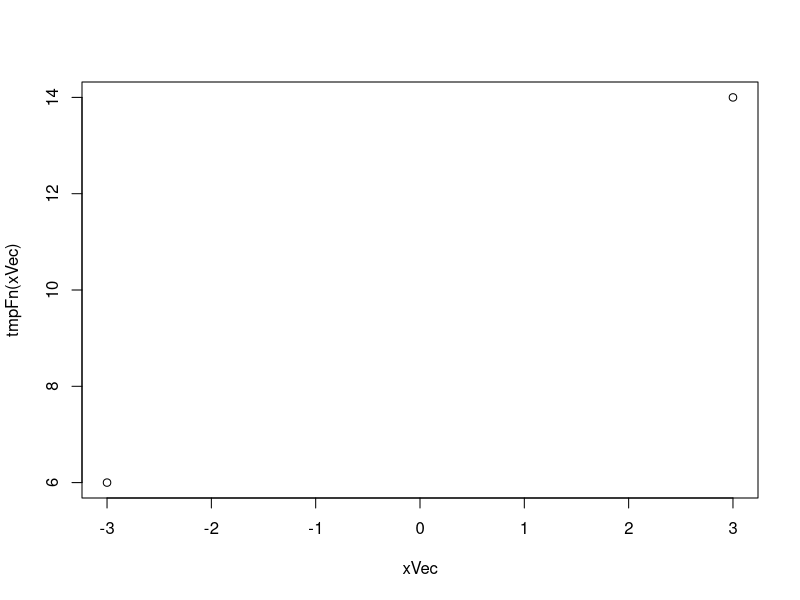

This figure's R source: (Note: this script raises an error after producing the figure.)
## Question 1
# a.)
xVec <- c(1,2,3,4,5)
tmpFn1 <- function(xVec){
  n <- length(xVec)
  result <- numeric(n)
  for(i in 1:n){
    if(i == 1){
      result[i] <- xVec[i]
    } else{
      result[i] <- xVec[i]^2
    }
  }
  return(result)
} 
tmpFn2 <- function(xVec){
  n <-length(xVec)
  result <- numeric(n)
  for (i in 1:n){
    if(i == 1){
      result[i] <- xVec[i]
    }else{
      result[i] <- xVec[i] ^ 2 / i
    }
  }
  return(result)
}
result_1 <- tmpFn1(xVec)
result_1
result_2 <- tmpFn2(xVec)
result_2
# b.)
x <- 5
n <- 10
tmpFn3 <- function(x, n){
  result <- 1
  for (i in 1:n){
    result <- result + (x^i)
  }
  return(result)
}
result_3 <- tmpFn3(x, n)
result_3

## Question 2
xVec <- c(-3, 3)
tmpFn <- function(xVec) {
  f <- integer(length(c(xVec)))
  for (i in seq_along(xVec)) {
    if (xVec[i] < 0) {
      f[i] <- xVec[i] * xVec[i] + 2 * xVec[i] + 3
    } else if (xVec[i] >= 0 && xVec[i] <= 2) {
      f[i] <- xVec[i] + 3
    } else {
      f[i] <- xVec[i] * xVec[i] + 4 * xVec[i] - 7
    }
  }
  return(f)
}
plot(xVec, tmpFn(xVec))


## Question 3
matrix_ <- matrix(1:9, nrow = 3,ncol= 3)
matrix_
matrix_func <- function(matrix_) {
  for (i in seq_len(nrow(mat))) {
    for (j in seq_len(ncol(mat))) {
      if (mat[i, j] %% 2 != 0) {
        mat[i, j] <- mat[i, j] * 2
      }
    }
  }
  return(mat)
}
result_4 <- matrix_func(mat)
result_4

## Question 4
# a.)
tsEwma <- function(tsDat, m0 = 0, delta = 0.7){
  n <-length(tsDat)
  m <- vector("numeric", length = n)
  m[1] <- m0
  for (i in 2:n){
  et <- tsDat[t]- m[i-1]
  m[i] <- m[i-1] + (1 - delta) * et
  }
  result_5 <- ts(m, start = start(tsDat), frequency = frequency(tsDat))
  result_5
}
# b.)
tsEwma <- function(tsDat, m0 = 0, delta  = 0.7){ 
  n <- length(tsDat)
  et <- c(0, diff(tsDat))
  m <- m0 + 91 - delta * cumsum(et)
  result_6 <- ts(m, start = start(tsDat), frequency = frequency(tsDat))
  result_6
}
# using system.time
datVec <- c(23, 12, 14, 15, 17)
tsData <-ts(datVec, start = c(1960, 3), frequency = 12) 
time_1 <- system.time(tsEwma(tsData,m0 = 0, delta = 0.7))
time_1
time_2 <- system.time(tsEwma(tsData, m0 = 0, delta = 0.7))
time_2
